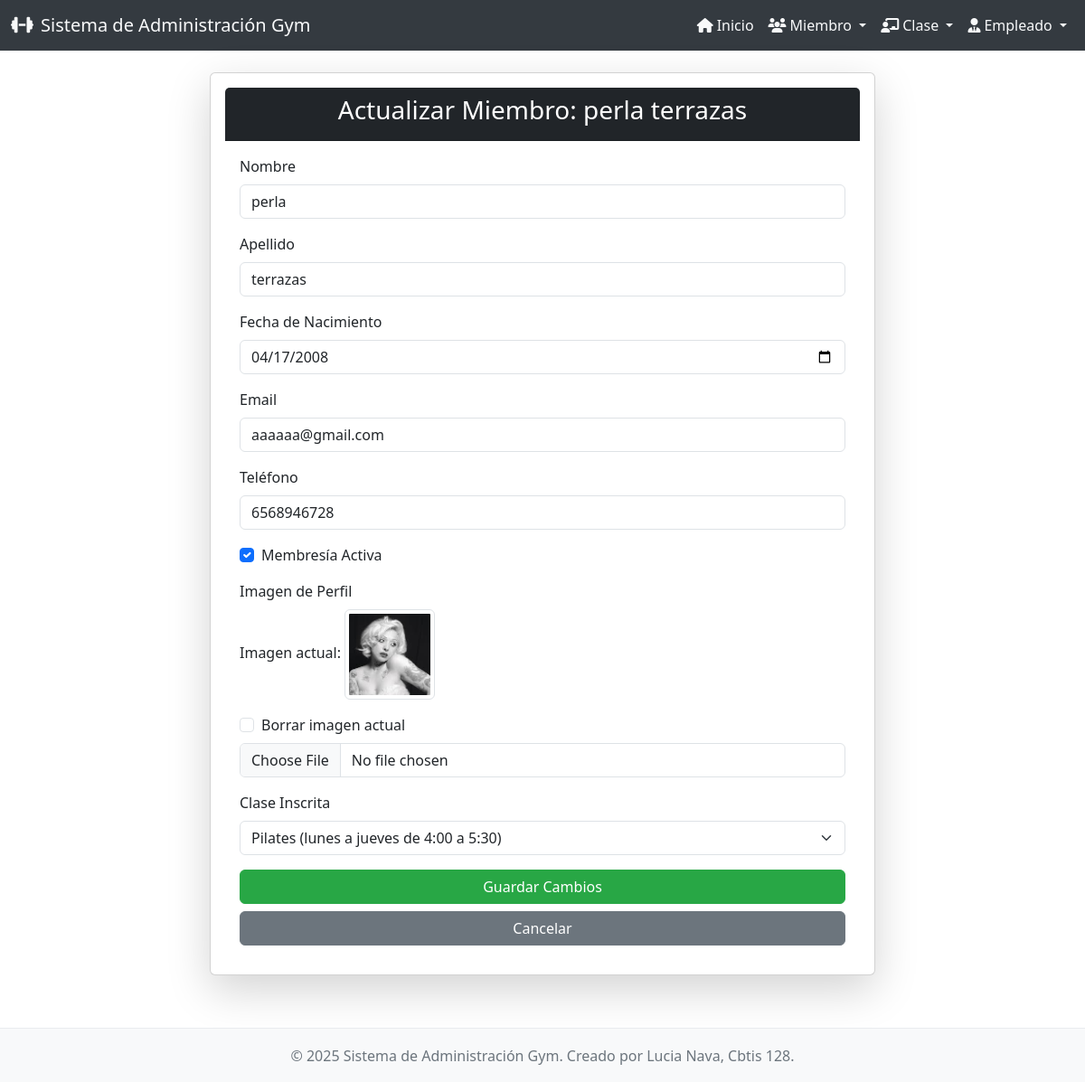
Screenshot of /miembros/actualizar/3/ with the database file from the repository.
### app_gym/models.py (models this page shows, shortened)
class Miembro(models.Model):
    nombre = models.CharField(max_length=100)
    apellido = models.CharField(max_length=100)
    fecha_nacimiento = models.DateField()
    email = models.EmailField(unique=True)
    telefono = models.CharField(max_length=15, blank=True, null=True)
    fecha_inscripcion = models.DateField(auto_now_add=True)
    membresia_activa = models.BooleanField(default=True)
    imagen = models.ImageField(upload_to='miembros_imagenes/', blank=True, null=True)
    clase_inscrita = models.ForeignKey(
        Clase,
        on_delete=models.SET_NULL,
        related_name='miembros', # Desde una clase, puedes obtener todos sus miembros con clase_instancia.miembros.all()
        blank=True,
        null=True
    )

class Clase(models.Model):
    nombre_clase = models.CharField(max_length=100)
    descripcion = models.TextField(blank=True, null=True)
    horario = models.CharField(max_length=50) # Ejemplo: "Lunes 10:00-11:00"
    duracion_minutos = models.IntegerField()
    cupo_maximo = models.IntegerField()
    nivel_dificultad = models.CharField(
        max_length=20,
        choices=[
            ('Principiante', 'Principiante'),
            ('Intermedio', 'Intermedio'),
            ('Avanzado', 'Avanzado'),
        ],
        default='Principiante'
    )

### app_gym/views.py (the view, shortened to what this page needs)
# urls.py: path('miembros/actualizar/<int:pk>/', views.actualizar_miembro, name='actualizar_miembro'),
def actualizar_miembro(request, pk):
    miembro = get_object_or_404(Miembro, pk=pk)
    clases_disponibles = Clase.objects.all().order_by('nombre_clase') # Para el select
    context = {
        'miembro': miembro,
        'clases_disponibles': clases_disponibles
    }
    return render(request, 'miembros/actualizar_miembros.html', context)

### app_gym/templates/miembros/actualizar_miembros.html (shortened to what this page needs)
{% extends 'app_gym/base.html' %}
{% load static %}
{% block content %}
<div class="row justify-content-center">
    <div class="col-md-8">
        <div class="card shadow-lg p-3 mb-5 bg-body rounded">
            <div class="card-header bg-dark text-white text-center">
                <h3>Actualizar Miembro: {{ miembro.nombre }} {{ miembro.apellido }}</h3>
            </div>
            <div class="card-body">
                <form method="post" enctype="multipart/form-data">
                    <div class="mb-3">
                        <label for="nombre" class="form-label">Nombre</label>
                        <input type="text" class="form-control" id="nombre" name="nombre" value="{{ miembro.nombre }}" required>
                    </div>
                    <div class="mb-3">
                        <label for="apellido" class="form-label">Apellido</label>
                        <input type="text" class="form-control" id="apellido" name="apellido" value="{{ miembro.apellido }}" required>
                    </div>
                    <div class="mb-3">
                        <label for="fecha_nacimiento" class="form-label">Fecha de Nacimiento</label>
                        <input type="date" class="form-control" id="fecha_nacimiento" name="fecha_nacimiento" value="{{ miembro.fecha_nacimiento|date:'Y-m-d' }}" required>
                    </div>
                    <div class="mb-3">
                        <label for="email" class="form-label">Email</label>
                        <input type="email" class="form-control" id="email" name="email" value="{{ miembro.email }}" required>
                    </div>
                    <div class="mb-3">
                        <label for="telefono" class="form-label">Teléfono</label>
                        <input type="tel" class="form-control" id="telefono" name="telefono" value="{{ miembro.telefono|default_if_none:'' }}">
                    </div>
                    <div class="mb-3 form-check">
                        <input type="checkbox" class="form-check-input" id="membresia_activa" name="membresia_activa" {% if miembro.membresia_activa %}checked{% endif %}>
                        <label class="form-check-label" for="membresia_activa">Membresía Activa</label>
                    </div>
                    <div class="mb-3">
                        <label for="imagen" class="form-label">Imagen de Perfil</label>
                        {% if miembro.imagen %}
                            <p>Imagen actual: <img src="{{ miembro.imagen.url }}" alt="{{ miembro.nombre }}" class="img-thumbnail"></p>
                            <div class="form-check mb-2">
                                <input type="checkbox" class="form-check-input" id="borrar_imagen" name="borrar_imagen">
                                <label class="form-check-label" for="borrar_imagen">Borrar imagen actual</label>
                            </div>
                        {% endif %}
                        <input type="file" class="form-control" id="imagen" name="imagen" accept="image/*">
                    </div>
                    <div class="mb-3">
                        <label for="clase_inscrita" class="form-label">Clase Inscrita</label>
                        <select class="form-select" id="clase_inscrita" name="clase_inscrita">
                            {% for clase in clases_disponibles %}
                                <option value="{{ clase.pk }}" {% if miembro.clase_inscrita == clase %}selected{% endif %}>
                                    {{ clase.nombre_clase }} ({{ clase.horario }})
                                </option>
                            {% endfor %}
                        </select>
                    </div>
                    <div class="d-grid gap-2">
                        <button type="submit" class="btn btn-success">Guardar Cambios</button>
                        <a href="{% url 'ver_miembros' %}" class="btn btn-secondary">Cancelar</a>
                    </div>
                </form>
            </div>
        </div>
    </div>
</div>
{% endblock %}

### app_gym/templates/app_gym/base.html (style rules this page uses)
body { display: flex; flex-direction: column; min-height: 100vh; }
.btn-success { background-color: #28a745; border-color: #28a745; }
.card { box-shadow: 0 0.5rem 1rem rgba(0,0,0,.075); }
.img-thumbnail { width: 100px; height: 100px; object-fit: cover; }

### rows the page displays
Miembro: nombre "perla", apellido "terrazas", fecha_nacimiento "04/17/2008", email "aaaaaa@gmail.com", telefono "6568946728", membresia_activa "☑", imagen (picture), clase_inscrita "Pilates (lunes a jueves de 4:00 a 5:30)"
